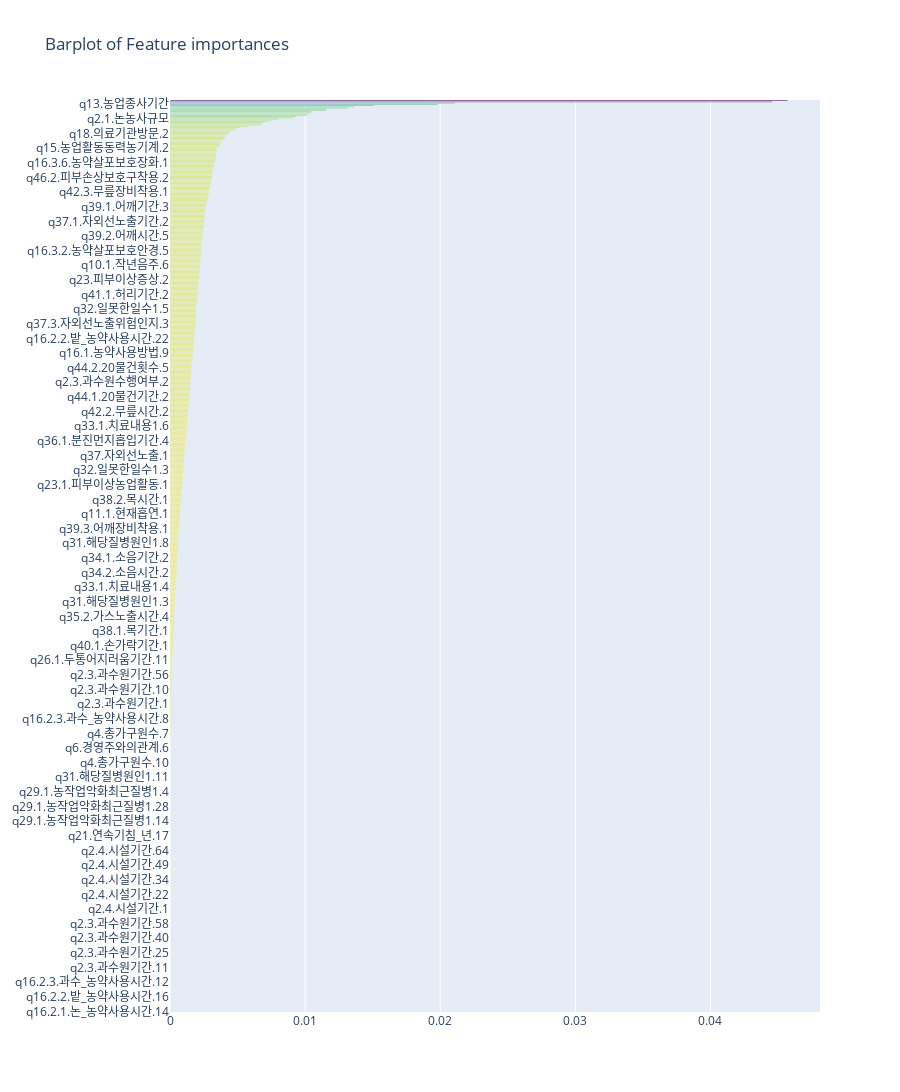

The notebook cell this image was saved under:
### Code cell
x_train, x_test, y_train, y_test = train_test_split(d_input, d_target, random_state=None)

forest = RandomForestClassifier(n_estimators=100, random_state=0)
forest.fit(x_train,y_train)

features = d_input
x, y = (list(x) for x in zip(*sorted(zip(forest.feature_importances_, features), 
                                                            reverse = False)))
trace2 = go.Bar(
    x=x ,
    y=y,
    marker=dict(
        color=x,
        colorscale = 'Viridis',
        reversescale = True
    ),
    name='Random Forest Feature importance',
    orientation='h',
)

layout = dict(
    title='Barplot of Feature importances',
     width = 900, height = 2100,
    yaxis=dict(
        showgrid=False,
        showline=False,
        showticklabels=True,
#         domain=[0, 0.85],
    ))

fig1 = go.Figure(data=[trace2])
fig1['layout'].update(layout)
py.iplot(fig1, filename='plots')

### Figure 1 — Plotly figure (JSON) as saved in the notebook; plotly's stock layout.template omitted (floating-point values rounded to 4 significant figures; data arrays with more than 128 entries replaced by an {"elided": "..."} marker saying what was removed)
{"data": [{"marker": {"color": {"elided": "748 float values"}, "colorscale": [[0, "#440154"], [0.1111, "#482878"], [0.2222, "#3e4989"], [0.3333, "#31688e"], [0.4444, "#26828e"], [0.5556, "#1f9e89"], [0.6667, "#35b779"], [0.7778, "#6ece58"], [0.8889, "#b5de2b"], [1, "#fde725"]], "reversescale": true}, "name": "Random Forest Feature importance", "orientation": "h", "type": "bar", "x": {"elided": "748 float values"}, "y": {"elided": "748 str values"}}], "layout": {"height": 2100, "title": {"text": "Barplot of Feature importances"}, "width": 900, "yaxis": {"showgrid": false, "showline": false, "showticklabels": true}}}
